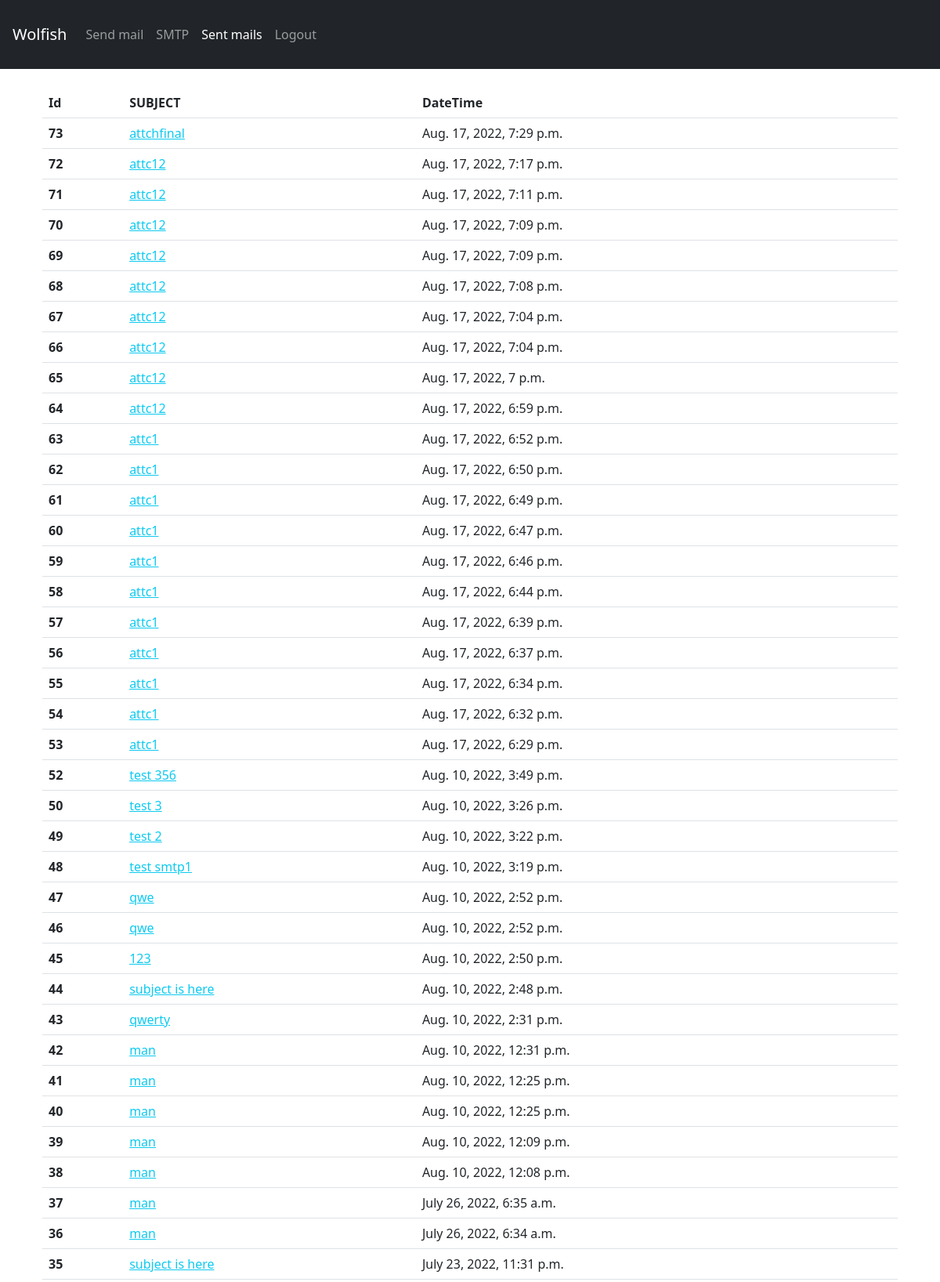
/list-mails/ (signed in, upper part), run on the app's committed database.
### mailer/models.py (models this page shows, shortened)
class Mails(models.Model):
    unq_id          = models.CharField(max_length=255, blank=True, null=True, unique=True)
    sender_email    = models.CharField(max_length=255, blank=True, null=True)
    sender_name     = models.CharField(max_length=255, blank=True, null=True)
    reply_to_email  = models.CharField(max_length=255, blank=True, null=True)
    reply_to_name   = models.CharField(max_length=255, blank=True, null=True)
    subject         = models.CharField(max_length=255, blank=True, null=True)
    message         = models.TextField(blank=True, null=True)
    email_list      = models.TextField(blank=True, null=True)
    dt_stamp        = models.DateTimeField(auto_now_add=True, blank=True, null=True)
    class Meta:
        verbose_name_plural = "Mail"

### mailer/views.py (the view)
# urls.py: path('list-mails/', SenderListView, name="list-sender-view"),
@ login_required(login_url='login/')
def SenderListView(request):
    if request.method == 'GET':
        data = Mails.objects.all().order_by('-id')
        return render(request, 'list-senders.html', {"data":data})

### templates/list-senders.html (shortened to what this page needs)
{% load static %}
{% include 'nav.html' %}
<div class="container p-4">
<form method="POST" action="">
<table class="table">
    <thead>
      <tr>
        <th scope="col">Id</th>
        <th scope="col">SUBJECT</th>
        <th scope="col">DateTime</th>
      </tr>
    </thead>
    <tbody>
    {% for i in data %}
      <tr>
        <th scope="row">{{ i.id }}</th>
        <td><a href="{% url 'detail-sender' id=i.id %}" class="link-info">{{ i.subject }}</a></td>
        <td>{{ i.dt_stamp }}</td>
      </tr>
      {% endfor %}
    </tbody>
</table>
</form>
</div>

### data on the page
Mails: id "73", subject "attchfinal", dt_stamp "Aug. 17, 2022, 7:29 p.m."
Mails: id "72", subject "attc12", dt_stamp "Aug. 17, 2022, 7:17 p.m."
Mails: id "71", subject "attc12", dt_stamp "Aug. 17, 2022, 7:11 p.m."
Mails: id "70", subject "attc12", dt_stamp "Aug. 17, 2022, 7:09 p.m."
Mails: id "69", subject "attc12", dt_stamp "Aug. 17, 2022, 7:09 p.m."
Mails: id "68", subject "attc12", dt_stamp "Aug. 17, 2022, 7:08 p.m."
Mails: id "67", subject "attc12", dt_stamp "Aug. 17, 2022, 7:04 p.m."
Mails: id "66", subject "attc12", dt_stamp "Aug. 17, 2022, 7:04 p.m."
Mails: id "65", subject "attc12", dt_stamp "Aug. 17, 2022, 7 p.m."
Mails: id "64", subject "attc12", dt_stamp "Aug. 17, 2022, 6:59 p.m."
Mails: id "63", subject "attc1", dt_stamp "Aug. 17, 2022, 6:52 p.m."
Mails: id "62", subject "attc1", dt_stamp "Aug. 17, 2022, 6:50 p.m."
Mails: id "61", subject "attc1", dt_stamp "Aug. 17, 2022, 6:49 p.m."
Mails: id "60", subject "attc1", dt_stamp "Aug. 17, 2022, 6:47 p.m."
Mails: id "59", subject "attc1", dt_stamp "Aug. 17, 2022, 6:46 p.m."
Mails: id "58", subject "attc1", dt_stamp "Aug. 17, 2022, 6:44 p.m."
Mails: id "57", subject "attc1", dt_stamp "Aug. 17, 2022, 6:39 p.m."
Mails: id "56", subject "attc1", dt_stamp "Aug. 17, 2022, 6:37 p.m."
Mails: id "55", subject "attc1", dt_stamp "Aug. 17, 2022, 6:34 p.m."
Mails: id "54", subject "attc1", dt_stamp "Aug. 17, 2022, 6:32 p.m."
Mails: id "53", subject "attc1", dt_stamp "Aug. 17, 2022, 6:29 p.m."
Mails: id "52", subject "test 356", dt_stamp "Aug. 10, 2022, 3:49 p.m."
Mails: id "50", subject "test 3", dt_stamp "Aug. 10, 2022, 3:26 p.m."
Mails: id "49", subject "test 2", dt_stamp "Aug. 10, 2022, 3:22 p.m."
Mails: id "48", subject "test smtp1", dt_stamp "Aug. 10, 2022, 3:19 p.m."
Mails: id "47", subject "qwe", dt_stamp "Aug. 10, 2022, 2:52 p.m."
Mails: id "46", subject "qwe", dt_stamp "Aug. 10, 2022, 2:52 p.m."
Mails: id "45", subject "123", dt_stamp "Aug. 10, 2022, 2:50 p.m."
Mails: id "44", subject "subject is here", dt_stamp "Aug. 10, 2022, 2:48 p.m."
Mails: id "43", subject "qwerty", dt_stamp "Aug. 10, 2022, 2:31 p.m."
Mails: id "42", subject "man", dt_stamp "Aug. 10, 2022, 12:31 p.m."
Mails: id "41", subject "man", dt_stamp "Aug. 10, 2022, 12:25 p.m."
Mails: id "40", subject "man", dt_stamp "Aug. 10, 2022, 12:25 p.m."
Mails: id "39", subject "man", dt_stamp "Aug. 10, 2022, 12:09 p.m."
Mails: id "38", subject "man", dt_stamp "Aug. 10, 2022, 12:08 p.m."
Mails: id "37", subject "man", dt_stamp "July 26, 2022, 6:35 a.m."
Mails: id "36", subject "man", dt_stamp "July 26, 2022, 6:34 a.m."
Mails: id "35", subject "subject is here", dt_stamp "July 23, 2022, 11:31 p.m."
